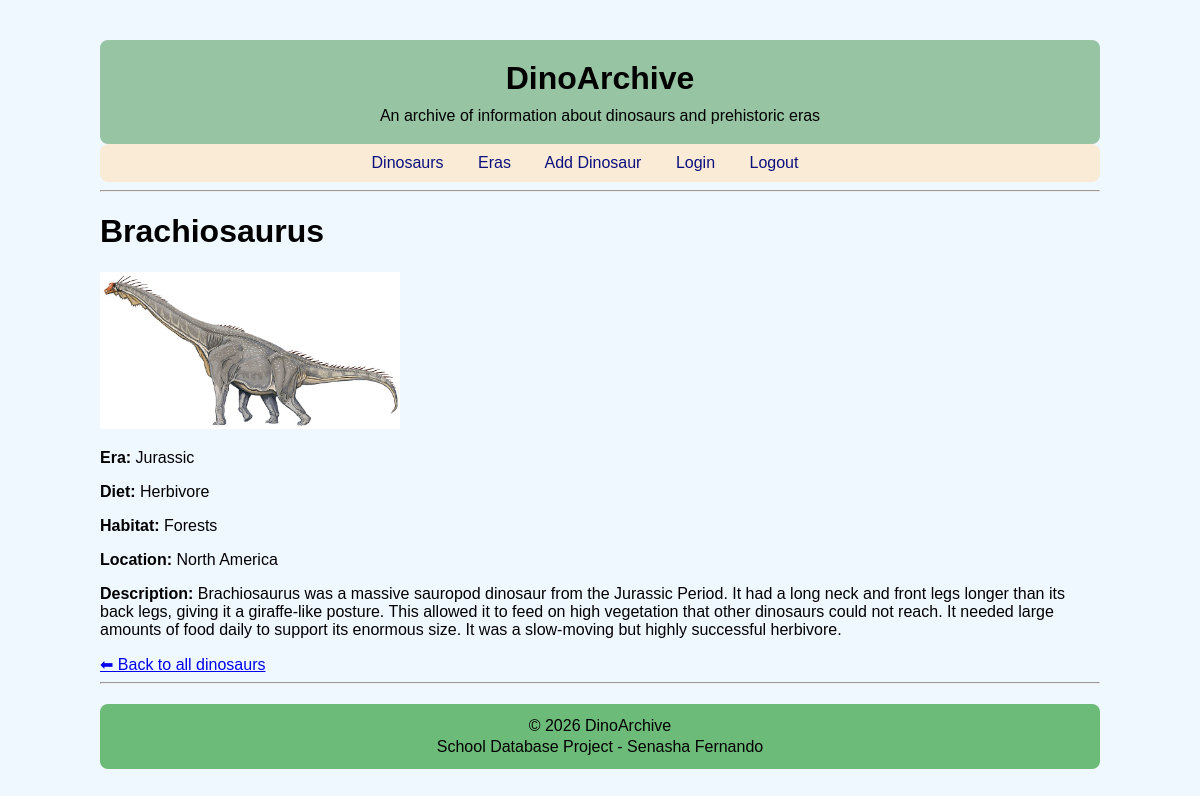
Screenshot of /dinosaur/35 with the database file from the repository.
### tables this page shows
CREATE TABLE `Dinosaurs` (`dinosaur_id` INTEGER PRIMARY KEY AUTOINCREMENT UNIQUE, `name` TEXT, `diet` TEXT, `habitat` TEXT, `location` TEXT, `description` TEXT, `image` TEXT, `license_info` TEXT);

### app.py (the view)
@app.route("/dinosaur/<int:id>")
def dinosaur_details(id):
    conn = sqlite3.connect('dinosaurs.db')
    cur = conn.cursor()
    cur.execute('''
        SELECT
            Dinosaurs.dinosaur_id,
            Dinosaurs.name,
            Dinosaurs.diet,
            Dinosaurs.habitat,
            Dinosaurs.location,
            Dinosaurs.description,
            Dinosaurs.image,
            Dinosaurs.license_info,
            GROUP_CONCAT(Era.era_name, ', ') AS eras
        FROM Dinosaurs
        LEFT JOIN Dino_Era
            ON Dinosaurs.dinosaur_id = Dino_Era.dinosaur_id
        LEFT JOIN Era
            ON Dino_Era.era_id = Era.era_id
        WHERE Dinosaurs.dinosaur_id = ?
        GROUP BY Dinosaurs.dinosaur_id
    ''', (id,))
    dinosaur = cur.fetchone()
    conn.close()
    return render_template("dinosaur_details.html", dinosaur=dinosaur)

### Templates/dinosaur_details.html (shortened to what this page needs)
{% extends 'layout.html' %}
{% block content %}
<h1>{{dinosaur[1]}}</h1>
<div class="image-container">
    {% if dinosaur[6] %}
        <img src="{{ url_for('static', filename='images/'~ dinosaur[6]) }}"
            alt="{{ dinosaur[1] }}"
            width="300">
    {% else %}
    <p>No image found.</p>
    {% endif %}
</div>
<p><strong>Era:</strong> {{ dinosaur[8] }}</p>
<p><strong>Diet:</strong> {{ dinosaur[2] }}</p>
<p><strong>Habitat:</strong> {{ dinosaur[3] }}</p>
<p><strong>Location:</strong> {{ dinosaur[4] }}</p>
<p><strong>Description:</strong> {{ dinosaur[5] }}</p>
<a href="{{ url_for('dinosaurs_page') }}">⬅ Back to all dinosaurs</a>
{% endblock %}

### static/style.css (style rules this page uses)
body { font-family: Arial, Helvetica, sans-serif; max-width: 1000px; margin: 20px auto; padding: 20px; background-color: aliceblue; }
.image-container { position: relative; display: inline-block; }

### rows the page displays
Dinosaurs: name "Brachiosaurus", image+name (picture), diet "Herbivore", habitat "Forests", location "North America", description "Brachiosaurus was a massive sauropod dinosaur from the Jurassic Period. It had a long neck and front legs longer than its back legs, giving it a giraffe-like posture. This allowed it to feed on high vegetation that other dinosaurs could not reach. It needed large amounts of food daily to support its enormous size. It was a slow-moving but highly successful herbivore."

### other values shown
{{ dinosaur[8] }} "Jurassic"
